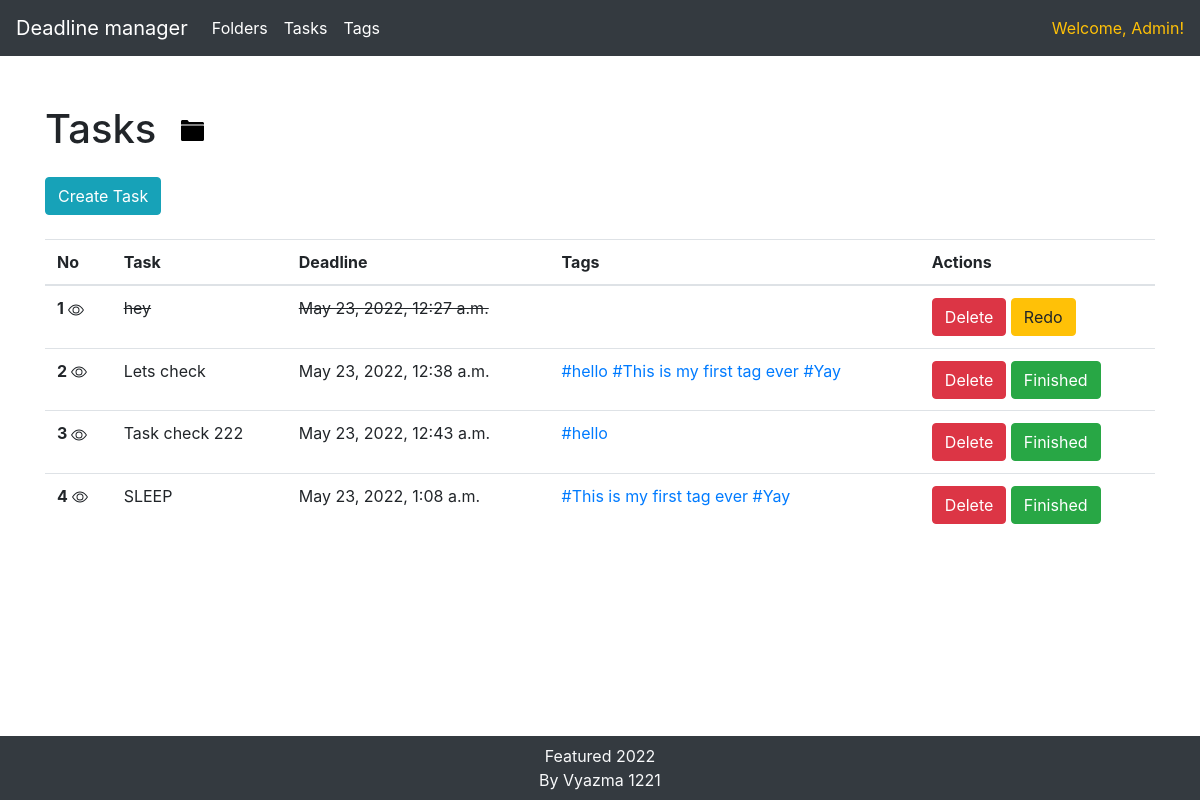
Page /tasks/ (signed in) on the committed database.
### tasks/models.py (models this page shows, shortened)
class Task(models.Model):
    title = models.CharField(max_length=300)
    text = models.TextField()
    deadline = models.DateTimeField(default=datetime.datetime.today)
    finished = models.BooleanField(default=False)
    user = models.ForeignKey(User, on_delete=models.CASCADE, default=None)
    folder = models.ForeignKey(TaskFolder, on_delete=models.CASCADE)
    tags = models.ManyToManyField(Tag, blank=True)

class Tag(models.Model):
    title = models.CharField(max_length=300)
    user = models.ForeignKey(User, on_delete=models.CASCADE, default=None)
    def __str__(self):
        return self.title

### tasks/views.py (the view, shortened to what this page needs)
# urls.py: path("", views.all_tasks, name="all_tasks"),
def all_tasks(request):
	if request.user.is_authenticated:
		tasks = Task.objects.filter(user=request.user)
		if request.GET.get('tag'):
			tasks = Task.objects.filter(user=request.user, tags__title__in=[request.GET.get('tag')])
		else:
			tasks = Task.objects.filter(user=request.user)
		task_form = TaskForm()
		return render(request=request, template_name="tasks.html", context={"tasks":tasks, "form": task_form})
	return redirect("login")

### tasks/models.py (called while the page is built)
    def __str__(self):
        return self.title

### templates/tasks.html (shortened to what this page needs)
{% extends "main.html" %}
{% load crispy_forms_tags %}
{% block content %}
{% load crispy_forms_tags %}
<div class="container py-5">
    <div class="d-flex flex-row align-items-baseline mb-3">
        <h1>Tasks</h1>
        <p class="ml-4 d-flex align-items-center">
            {{task_folder.title}}</p>
    </div>
    <button id="open_form" class="btn btn-info mb-4">Create Task</button>
    <div>
        <table class="table mb-4">
            <thead>
                <tr>
                  <th scope="col">No</th>
                  <th scope="col">Task</th>
                  <th scope="col">Deadline</th>
                  <th scope="col">Tags</th>
                  <th scope="col">Actions</th>
                </tr>
            </thead>
            <tbody>
                {% for task in tasks %}
                <tr>
                  <th scope="row">
                    {{ forloop.counter }}
                  </th>
                  <td {% if task.finished %} style="text-decoration: line-through;" {% else %} "" {% endif %}>{{task.title}}</td>
                  <td {% if task.finished %} style="text-decoration: line-through;" {% else %} "" {% endif %}>{{task.deadline}}</td>
                  <td {% if task.finished %} style="text-decoration: line-through;" {% else %} "" {% endif %}>
                    {% for tag in task.tags.all %}
                        {% if task_folder %}
                        <a href="{% url 'tasks_by_folder' task_folder=task_folder.id %}?tag={{tag.title}}">#{{tag.title}}</a>
                        {% else %}
                        <a href="{% url 'all_tasks' %}?tag={{tag.title}}">#{{tag.title}}</a>
                        {% endif %}
                    {% endfor %}
                  </td>
                  <td>
                    <button type="submit" data-id="{{task.id}}" class="btn btn-danger">Delete</button>
                    {% if not task.finished %}
                        <button type="submit" data-id="{{task.id}}" class="btn btn-success ms-1">Finished</button>
                    {% else %}
                        <button type="submit" data-id="{{task.id}}" class="btn btn-warning ms-1">Redo</button>
                    {% endif %}
                  </td>
                </tr>
                {% endfor %}
            </tbody>
        </table>
    </div>
</div>
{% endblock %}

### templates/main.html (shortened to what this page needs)
<html lang="en">
<head>
  <link rel="stylesheet" href="https://cdn.jsdelivr.net/npm/bootstrap@4.1.3/dist/css/bootstrap.min.css">
</head>
<body>
  <nav class="fixed-top navbar navbar-expand-lg navbar-dark bg-dark">
    <a class="navbar-brand" href="{% url 'index' %}">Deadline manager</a>
    <div class="collapse navbar-collapse" id="navbarNav">
      <ul class="navbar-nav">
        <li class="nav-item active">
          <a class="nav-link" href="{% url 'task_folders' %}">Folders</a>
        </li>
        <li class="nav-item active">
          <a class="nav-link" href="{% url 'all_tasks' %}">Tasks</a>
        </li>
        <li class="nav-item active">
          <a class="nav-link" href="{% url 'all_tags' %}">Tags</a>
        </li>
      </ul>
      {% if request.user.is_authenticated %}
        <span class="ml-auto active text-warning">
          Welcome, {{request.user.username}}!
        </span>
      {% else %}
      <a href="{% url 'login' %}" class="ml-auto active text-warning">
        Login! :)
      </a>
      {% endif %}
    </div>
  </nav>
  <div id="content_wrapper">
    {% block content %}
    {% endblock %}
  </div>
  <footer class="fixed-bottom text-light navbar-dark bg-dark d-flex flex-column justify-content-center align-items-center py-2">
    <span>Featured 2022</span>
    <span>By Vyazma 1221</span>
  </footer>
</body>
</html>

### templates/main.html (style rules this page uses)
ul { list-style-type: none; padding: 0; }

### rows in the picture
Task: title "hey", deadline "May 23, 2022, 12:27 a.m.", finished True (drawn)
Task: title "Lets check", deadline "May 23, 2022, 12:38 a.m."
Tag: title "hello"
Tag: title "This is my first tag ever"
Tag: title "Yay"
Task: title "Task check 222", deadline "May 23, 2022, 12:43 a.m."
Task: title "SLEEP", deadline "May 23, 2022, 1:08 a.m."

### other values in the picture
{{ request.user.username }} "Admin"
